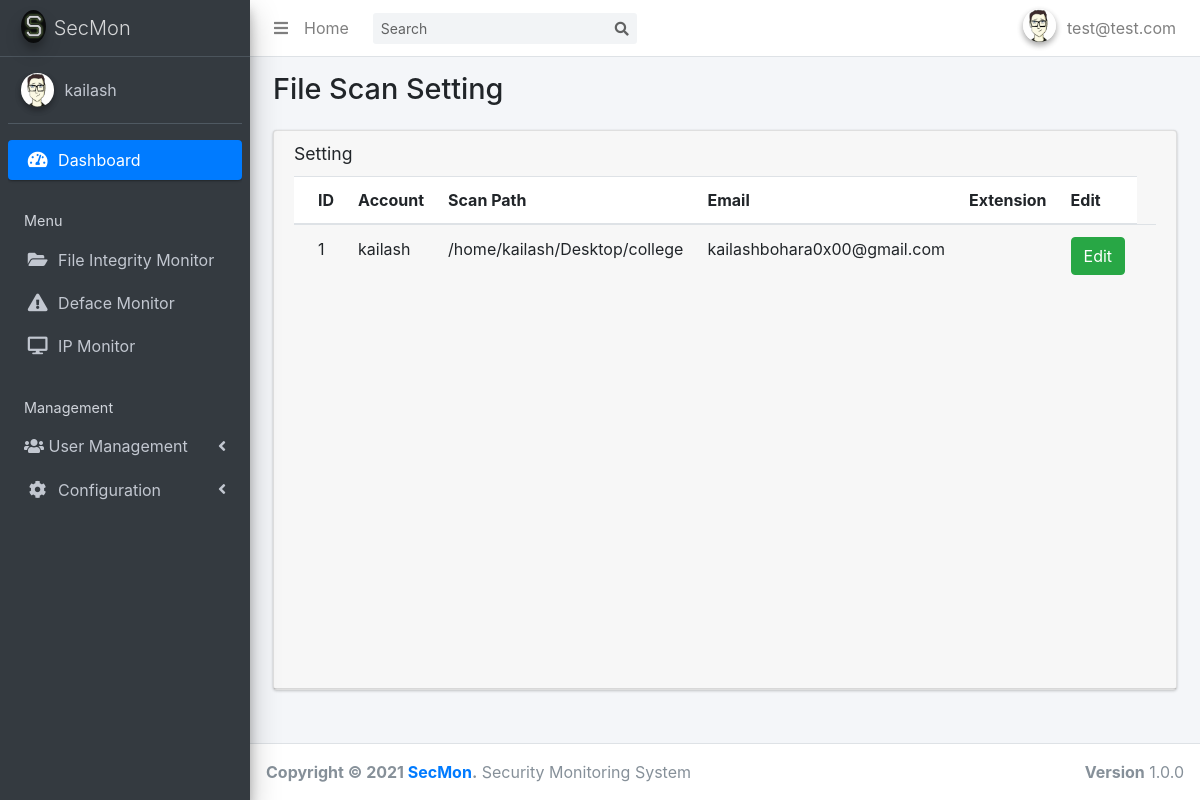
The page /scan_setting.php (signed in) on the database its author committed.
### tables this page shows
CREATE TABLE `filescan_config` (
  `id` int(255) NOT NULL,
  `account` varchar(200) NOT NULL,
  `scan_path` varchar(200) NOT NULL,
  `email` varchar(200) NOT NULL,
  `file_extensions` varchar(200) NOT NULL
);

### scan_setting.php (the view, shortened to what this page needs)
<!DOCTYPE html>
<html>
<head>
  <link rel="stylesheet" href="plugins/fontawesome-free/css/all.min.css">
  <link rel="stylesheet" href="https://code.ionicframework.com/ionicons/2.0.1/css/ionicons.min.css">
  <link rel="stylesheet" href="dist/css/adminlte.min.css">
  <link rel="stylesheet" href="https://stackpath.bootstrapcdn.com/bootstrap/4.3.1/css/bootstrap.min.css">
</head>
<body class="hold-transition sidebar-mini">
<div class="wrapper">
<?php include 'themepart/nav-bar.php'; ?>
<?php include 'themepart/sidebar.php';
?>
  <div class="content-wrapper">
    <section class="content-header">
      <div class="container-fluid">
        <div class="row mb-2">
          <div class="col-sm-6">
            <h1>File Scan Setting </h1>
          </div>
        </div>
      </div>
    </section>
    <section class="content">
      <div class="container-fluid">
        <div class="row">
          <div class="col-12">
            <div class="card">
              <div class="card-header">
                <h3 class="card-title">Setting</h3>
              <div class="card-body table-responsive p-0" style="height: 500px;">
                  <?php
                  $connection= mysqli_connect("localhost","root","","hash_analyzer");
                  $query= "SELECT * FROM filescan_config";
                  $query_run= mysqli_query($connection,$query);
                  ?>
                <table class="table table-head-fixed text-nowrap">
                  <thead>
                    <tr>
                      <th>ID</th>
                      <th>Account</th>
                      <th>Scan Path</th>
                      <th>Email</th>
                      <th>Extension</th>
                      <th>Edit</th>
                    </tr>
                  </thead>
                  <tbody>
                   <?php
                    if(mysqli_num_rows($query_run)> 0)
                    {
                      while($row = mysqli_fetch_assoc($query_run))
                      {
                       ?>
                    <tr>
                       <td> <?php echo $row['id'];?> </td>
                       <td> <?php echo $row['account'];?> </td>
                       <td> <?php echo $row['scan_path'];?> </td>
                       <td> <?php echo $row['email'];?> </td>
                       <td> <?php echo $row['file_extensions'];?> </td>
                       <td>
                           <button type="button" class="btn btn-success editbtn" data-toggle="modal" data-target="#editScanModal">Edit</button>
                       </td>
                       <td>
                    </tr>
                    <?php
                      }
                    }
                    else {
                      echo "No record found!";
                    }
                    ?>
                  </tbody>
                </table>
              </div>
            </div>
          </div>
        </div>
      </div>
    </section>
  </div>
<?php include 'themepart/footer.php'; ?>
</div>
</body>
</html>

### themepart/sidebar.php (shortened to what this page needs)
<html>
<head>
</head>
<aside class="main-sidebar sidebar-dark-primary elevation-4">
    <a href="dashboard.php" class="brand-link">
      <img src="dist/img/secmon.png" alt="AdminLTE Logo" class="brand-image img-circle elevation-3"
           style="opacity: .8">
      <span class="brand-text font-weight-light">SecMon</span>
    </a>
    <div class="sidebar">
      <div class="user-panel mt-3 pb-3 mb-3 d-flex">
        <div class="image">
          <img src="dist/img/avatar.png" class="img-circle elevation-2" alt="User Image">
        </div>
        <?php
        $connection = mysqli_connect("localhost","root","","hash_analyzer");
        $query= "SELECT * FROM filescan_config";
        $query_run= mysqli_query($connection,$query);
        $row = mysqli_fetch_assoc($query_run);
        ?>
        <div class="info">
          <a href="#" class="d-block"><?php echo $row['account']; ?></a>
        </div>
      </div>
      <nav class="mt-2">
        <ul class="nav nav-pills nav-sidebar flex-column" data-widget="treeview" role="menu" data-accordion="false">
          <li class="nav-item has-treeview menu-open">
            <a href="dashboard.php" class="nav-link active">
              <i class="nav-icon fas fa-tachometer-alt"></i>
              <p>
                Dashboard
              </p>
            </a>
          </li>
          <li class="nav-header">Menu</li>
          <li class="nav-item has-treeview">
            <a href="fim.php" class="nav-link">
              <i class="nav-icon fa fa-folder-open"></i>
              <p>
                File Integrity Monitor
              </p>
            </a>
          <li class="nav-item has-treeview">
            <a href="webmon.php" class="nav-link">
              <i class="nav-icon fa fa-exclamation-triangle"></i>
              <p>
                Deface Monitor
              </p>
            </a>
             <li class="nav-item has-treeview">
            <a href="ipmon.php" class="nav-link">
              <i class="nav-icon fa fa-desktop"></i>
              <p>
                IP Monitor
              </p>
            </a>
          <li class="nav-header">Management</li>
          <li class="nav-item has-treeview">
            <a href="#" class="nav-link">
              <i class="fas fa-users"></i>
              <p>
                User Management
                <i class="fas fa-angle-left right"></i>
              </p>
            </a>
          </li>
          <li class="nav-item has-treeview">
            <a href="#" class="nav-link">
              <i class="nav-icon fa fa-cog"></i>
              <p>
                Configuration
                <i class="fas fa-angle-left right"></i>
              </p>
            </a>
          </li>
        </ul>
      </nav>
    </div>
  </aside>

### rows shown on the page
filescan_config: account "kailash", id "1", scan_path "/home/kailash/Desktop/college", email "kailashbohara0x00@gmail.com"

### other values the page prints
$_SESSION['username'] "test@test.com"
